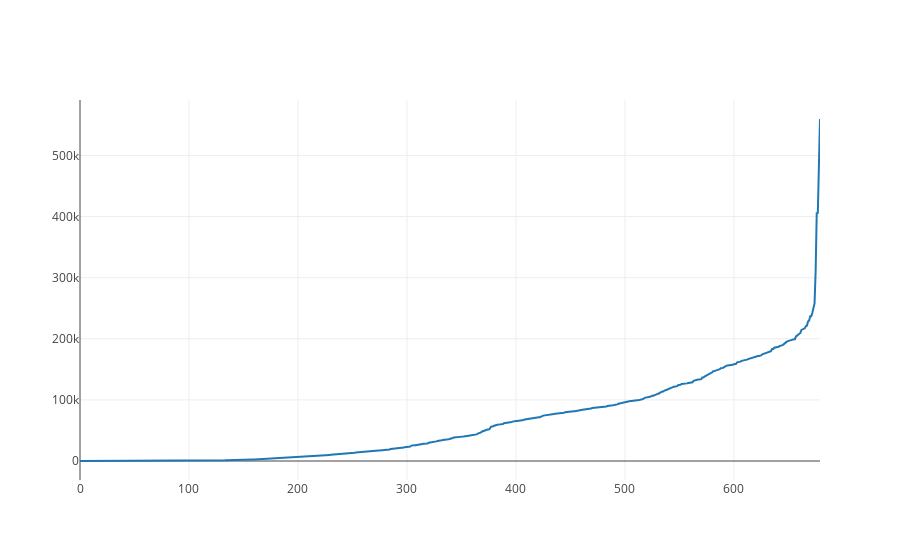
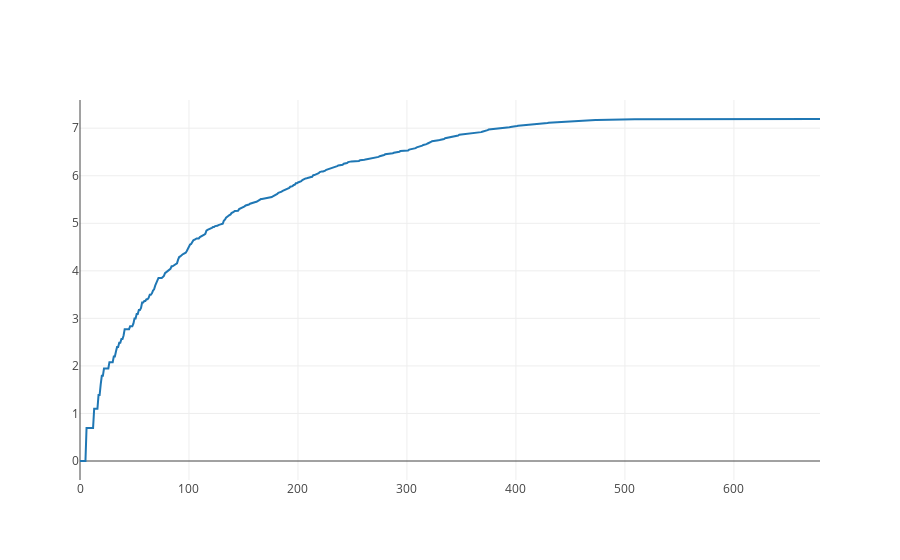

Here is the notebook cell these charts were saved with, in order:
### Code cell
x_axis = np.linspace(0, res1.shape[0]-1, res1.shape[0])
trace0 = go.Scatter(
    x=x_axis,
    y=res0[:,-1]
)
trace1 = go.Scatter(
    x=x_axis,
    y=np.log(res1[:, -1])
)

iplot([trace0])
print(np.amax(res1, axis=0))
print(np.amin(res1, axis=0))
iplot([trace1])

### Figure 1 — Plotly figure (JSON) as saved in the notebook; plotly's stock layout.template omitted (floating-point values rounded to 4 significant figures; data arrays with more than 128 entries replaced by an {"elided": "..."} marker saying what was removed)
{"data": [{"type": "scatter", "uid": "ef019ef3-7f82-4559-bb56-cc88f38f4310", "x": {"elided": "680 int values"}, "y": {"elided": "680 int values"}}], "layout": {}}

### Figure 2 — Plotly figure (JSON) as saved in the notebook; plotly's stock layout.template omitted (floating-point values rounded to 4 significant figures; data arrays with more than 128 entries replaced by an {"elided": "..."} marker saying what was removed)
{"data": [{"type": "scatter", "uid": "9157054f-d2f4-4992-b04b-b924f636e1a0", "x": {"elided": "680 int values"}, "y": {"elided": "680 float values"}}], "layout": {}}
